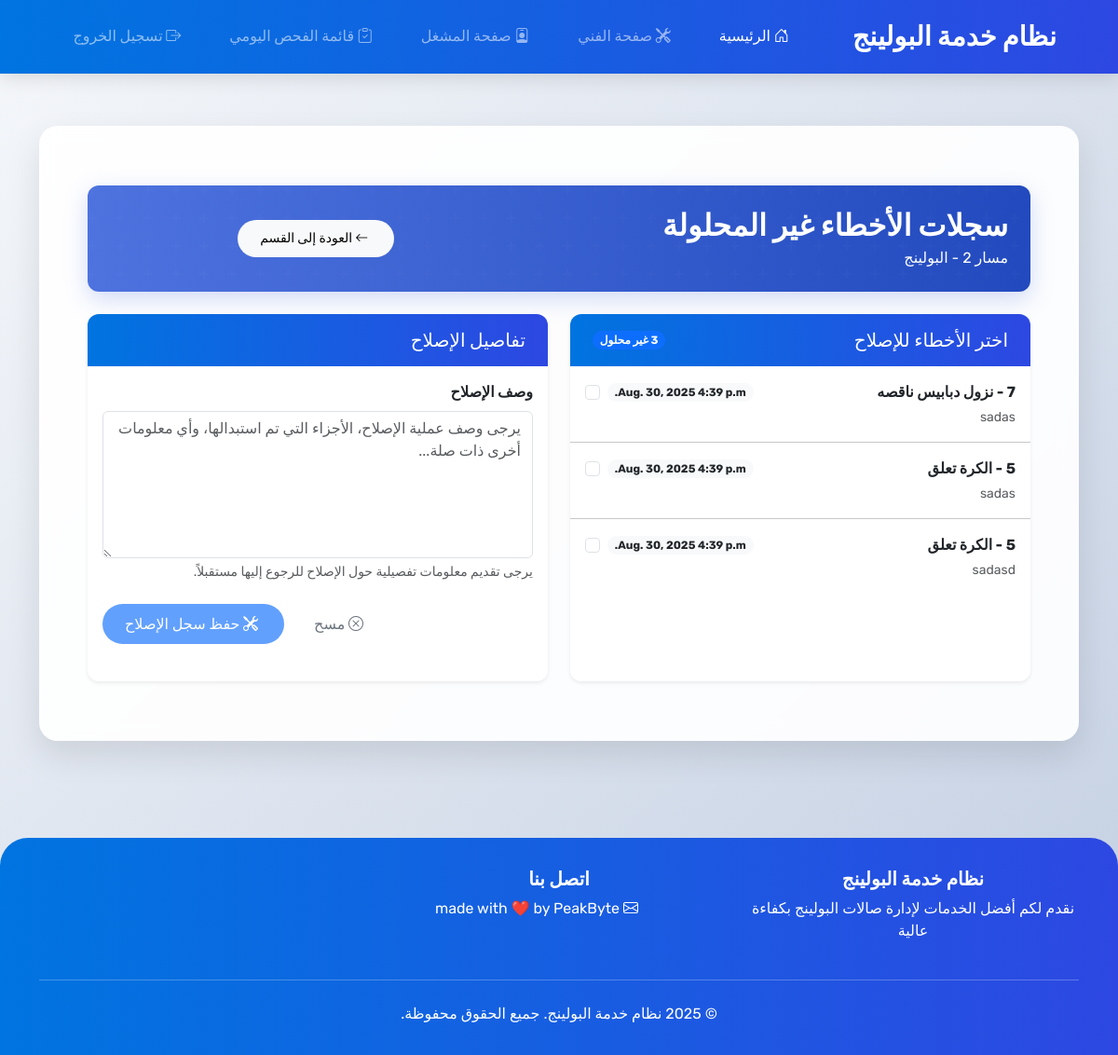
/app2/lane/2/errors/ (signed in), run on the app's committed database.
### app1/models.py (models this page shows, shortened)
class Lane(models.Model):
    section = models.ForeignKey(Section, on_delete=models.CASCADE)
    number = models.IntegerField()
    created_at = models.DateTimeField(auto_now_add=True)
    updated_at = models.DateTimeField(auto_now=True)

class Section(models.Model):
    name = models.CharField(max_length=100)

class ErrorLog(models.Model):
    lane = models.ForeignKey(Lane, on_delete=models.CASCADE)
    error = models.ForeignKey(Error, on_delete=models.CASCADE)
    date = models.DateField(auto_now_add=True)
    time = models.TimeField(auto_now_add=True)
    notes = models.TextField(blank=True, null=True)
    is_resolved = models.BooleanField(default=False)
    resolved_by = models.ForeignKey(User, on_delete=models.CASCADE, related_name='errors_resolved', blank=True, null=True)
    created_by = models.ForeignKey(User, on_delete=models.CASCADE, related_name='error_logs')
    created_at = models.DateTimeField(auto_now_add=True)
    updated_at = models.DateTimeField(auto_now=True)

class Error(models.Model):
    number = models.CharField(max_length=10)
    description = models.CharField(max_length=100)
    created_at = models.DateTimeField(auto_now_add=True)
    updated_at = models.DateTimeField(auto_now=True)

### app2/views.py (the view, shortened to what this page needs)
# urls.py: path('lane/<int:lane_id>/errors/', views.lane_errors, name='lane_errors'),
@login_required
def lane_errors(request, lane_id):
    if not maintenance_role(request):
        return redirect('home_genaric')
    lane = Lane.objects.get(id=lane_id)
    error_logs = lane.errorlog_set.filter(is_resolved=False)
    return render(request, 'lane_errors.html', {'lane': lane, 'error_logs': error_logs})

### auth_management/permission.py (called while the page is built)
@login_required
def maintenance_role(request):
    print(request.META.get('HTTP_REFERER') and '/auth/login/' in request.META.get('HTTP_REFERER'))
    if request.user.groups.filter(name='Admin').exists() or request.user.groups.filter(name='Maintenance').exists():
        return True
    else:
        return False

### app2/templates/lane_errors.html (shortened to what this page needs)
{% extends 'base.html' %}
{% block content %}
<div class="container-fluid py-4">
    <div class="row ">
        <div class="col-12">
            <div class="card bg-gradient-primary shadow-primary border-0 overflow-hidden">
                <div class="card-body p-4 position-relative">
                    <div class="bg-pattern" style="opacity: 0.05;"></div>
                    <div class="row align-items-center position-relative">
                        <div class="col-md-8">
                            <h2 class="text-white mb-1 fw-bold">سجلات الأخطاء غير المحلولة</h2>
                            <p class="text-white mb-0 opacity-8">مسار {{ lane.number }} - {{ lane.section.name }}</p>
                        </div>
                        <div class="col-md-4 text-md-end">
                            <a href="{% url 'section_overview' lane.section.id %}" class="btn btn-light btn-sm rounded-pill">
                                <i class="bi bi-arrow-left me-1"></i> العودة إلى القسم
                            </a>
                        </div>
                    </div>
                </div>
            </div>
        </div>
    </div>
    <div class="row">
        <div class="col-lg-6 mb-4 mb-lg-0">
            <div class="card shadow-sm border-0 h-100">
                <div class="card-header bg-white py-3 border-0 d-flex justify-content-between align-items-center">
                    <h5 class="mb-0 text-white">اختر الأخطاء للإصلاح</h5>
                    <span class="badge bg-primary rounded-pill">{{ error_logs|length }} غير محلول</span>
                </div>
                <div class="card-body p-0">
                    {% if error_logs %}
                    <div class="list-group list-group-flush">
                        {% for log in error_logs %}
                        <div class="list-group-item border-0 py-3">
                            <div class="form-check mb-0">
                                <input class="form-check-input" type="checkbox" name="errorlog_ids" value="{{ log.id }}" id="log{{ log.id }}">
                                <label class="form-check-label d-block w-100" for="log{{ log.id }}">
                                    <div class="d-flex justify-content-between align-items-center mb-1">
                                        <strong class="text-dark">{{ log.error.number }} - {{ log.error.description }}</strong>
                                        <span class="badge bg-light text-dark rounded-pill fs-12">{{ log.date }} {{ log.time }}</span>
                                    </div>
                                    <p class="text-muted mb-0 fs-14">{{ log.notes|default:'لا توجد ملاحظات إضافية.' }}</p>
                                </label>
                            </div>
                        </div>
                        {% endfor %}
                    </div>
                    {% else %}
                    <div class="text-center py-5">
                        <i class="bi bi-check-circle-fill text-success fs-1"></i>
                        <p class="text-muted mt-2">لا توجد سجلات أخطاء غير محلولة لهذا المسار.</p>
                    </div>
                    {% endif %}
                </div>
            </div>
        </div>
        <div class="col-lg-6">
            <div class="card shadow-sm border-0 h-100">
                <div class="card-header bg-white py-3 border-0">
                    <h5 class="mb-0 text-white">تفاصيل الإصلاح</h5>
                </div>
                <div class="card-body">
                    <form method="post">
                        <div class="mb-4">
                            <label for="description" class="form-label fw-semibold">وصف الإصلاح</label>
                            <textarea name="description" id="description" class="form-control" rows="6" placeholder="يرجى وصف عملية الإصلاح، الأجزاء التي تم استبدالها، وأي معلومات أخرى ذات صلة..." required></textarea>
                            <div class="form-text">يرجى تقديم معلومات تفصيلية حول الإصلاح للرجوع إليها مستقبلاً.</div>
                        </div>
                        <div class="d-flex justify-content-end gap-2">
                            <button type="reset" class="btn btn-outline-secondary rounded-pill px-4">
                                <i class="bi bi-x-circle me-1"></i> مسح
                            </button>
                            <button type="submit" class="btn btn-primary rounded-pill px-4" id="submitBtn" {% if not error_logs %}disabled{% endif %}>
                                <i class="bi bi-tools me-1"></i> حفظ سجل الإصلاح
                            </button>
                        </div>
                    </form>
                </div>
            </div>
        </div>
    </div>
</div>
{% endblock %}

### app2/templates/lane_errors.html (style rules this page uses)
.bg-gradient-primary { background: linear-gradient(87.4deg, #4e73df 0%, #224abe 100%); }
.bg-pattern { position: absolute; top: 0; left: 0; right: 0; bottom: 0; }
.shadow-primary { box-shadow: 0 0.5rem 1.5rem rgba(78, 115, 223, 0.25) !important; }
.fs-12 { font-size: 12px; }
.fs-14 { font-size: 14px; }
.card { border-radius: 0.75rem; }
.list-group-item { transition: background-color 0.2s; }
.btn { transition: all 0.2s; }

### data on the page
Lane: section.name "البولينج"
ErrorLog: error.description "نزول دبابيس ناقصه", date "Aug. 30, 2025", time "4:39 p.m.", notes "sadas"
ErrorLog: error.description "الكرة تعلق", date "Aug. 30, 2025", time "4:39 p.m.", notes "sadas"
ErrorLog: error.description "الكرة تعلق", date "Aug. 30, 2025", time "4:39 p.m.", notes "sadasd"

### other printed values
{{ error_logs|length }} "3"
